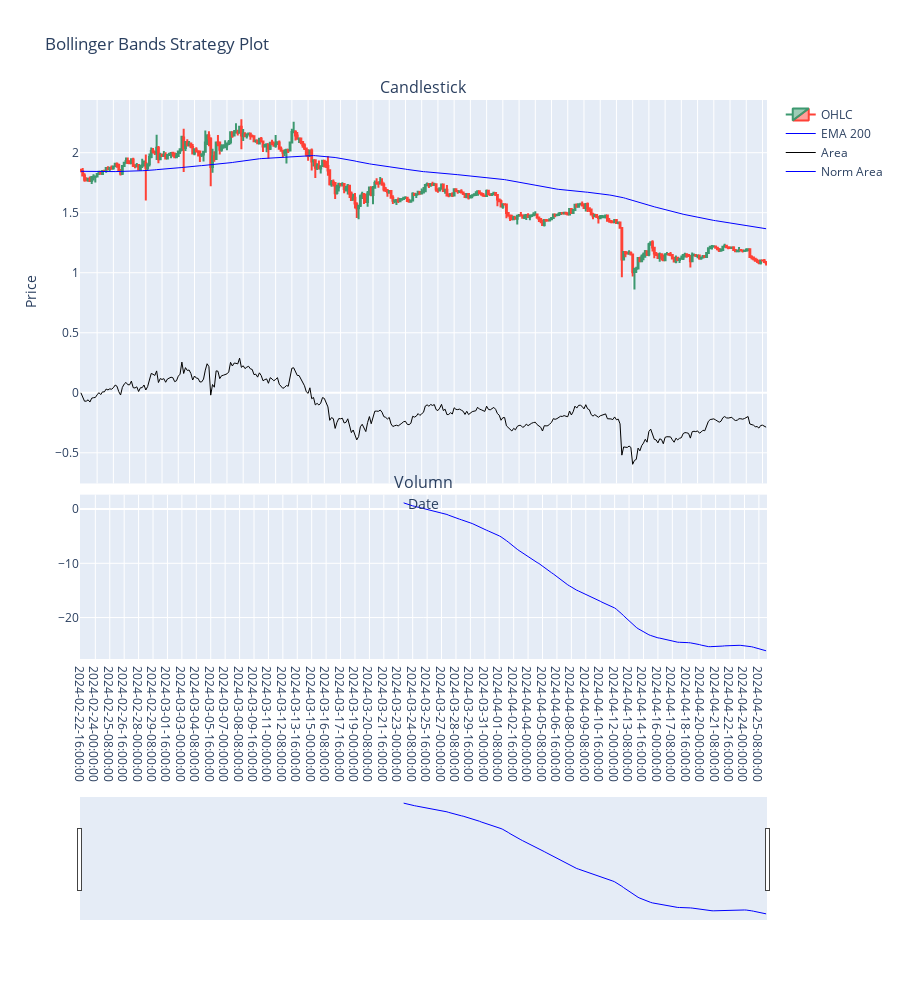

The notebook cell saved with this chart:
### Code cell
_plotly_strategy(_df)

### Figure 1 — Plotly figure (JSON) as saved in the notebook; plotly's stock layout.template omitted (floating-point values rounded to 4 significant figures; data arrays with more than 128 entries replaced by an {"elided": "..."} marker saying what was removed)
{"data": [{"close": {"elided": "381 float values"}, "high": {"elided": "381 float values"}, "low": {"elided": "381 float values"}, "name": "OHLC", "open": {"elided": "381 float values"}, "type": "candlestick", "x": {"elided": "381 str values"}, "xaxis": "x", "yaxis": "y"}, {"line": {"color": "blue", "width": 1}, "name": "EMA 200", "type": "scatter", "x": {"elided": "381 str values"}, "xaxis": "x", "y": {"elided": "381 float values"}, "yaxis": "y"}, {"line": {"color": "black", "width": 1}, "name": "Area", "type": "scatter", "x": {"elided": "381 str values"}, "xaxis": "x", "y": {"elided": "381 float values"}, "yaxis": "y"}, {"line": {"color": "blue", "width": 1}, "name": "Norm Area", "type": "scatter", "x": {"elided": "381 str values"}, "xaxis": "x2", "y": {"elided": "381 float values"}, "yaxis": "y2"}], "layout": {"annotations": [{"font": {"size": 16}, "showarrow": false, "text": "Candlestick", "x": 0.5, "xanchor": "center", "xref": "paper", "y": 1, "yanchor": "bottom", "yref": "paper"}, {"font": {"size": 16}, "showarrow": false, "text": "Volumn", "x": 0.5, "xanchor": "center", "xref": "paper", "y": 0.294, "yanchor": "bottom", "yref": "paper"}], "height": 1000, "title": {"text": "Bollinger Bands Strategy Plot"}, "xaxis": {"anchor": "y", "domain": [0, 1], "matches": "x2", "rangeslider": {"visible": false}, "showticklabels": false, "title": {"text": "Date"}}, "xaxis2": {"anchor": "y2", "domain": [0, 1], "rangeslider": {"visible": true}}, "yaxis": {"anchor": "x", "domain": [0.314, 1], "title": {"text": "Price"}}, "yaxis2": {"anchor": "x2", "domain": [0, 0.294]}}}
